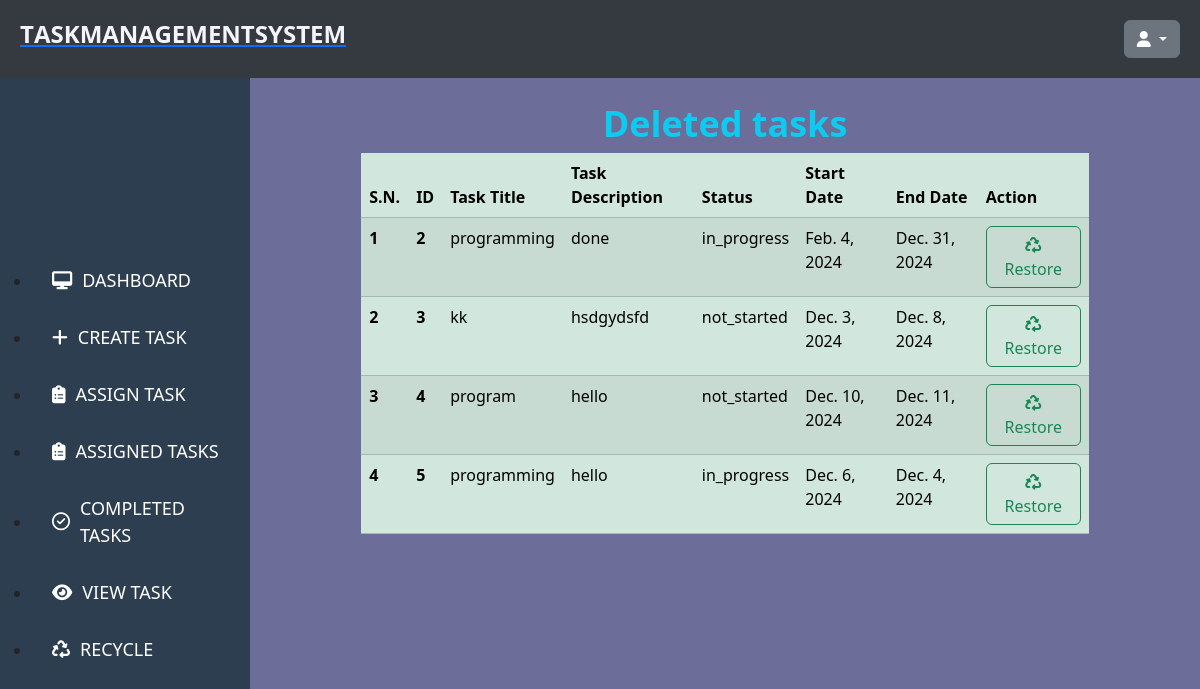
The page /recycle/ on the database its author committed.
### main/models.py (models this page shows, shortened)
class Task(models.Model):
    STATUS_CHOICES =[
    ('not_started','Not started'),
    ('in_progress','In progress'),
    ('completed','Completed'),
]
    user = models.ForeignKey(User, on_delete=models.CASCADE, null=True)
    title = models.CharField(max_length=50)
    description=models.TextField()
    start_date=models.DateField(null=True, blank=True)
    end_date=models.DateField(null=True, blank=True)
    status=models.CharField(max_length=20,choices=STATUS_CHOICES,default='not_started')
    is_deleted = models.BooleanField(default=False)
    delete_time = models.DateTimeField(null=True)
    is_completed = models.BooleanField(default=False)

### main/views.py (the view)
# urls.py: path("recycle/", recycle, name="recycle"),
def recycle(request):
    data=Task.objects.filter(is_deleted=True)
    return render(request,'main/recycle.html',{'data':data})

### main/templates/main/recycle.html (shortened to what this page needs)
{% extends 'base.html' %}
{% load static %}
{% block content %}
<div class="container-fluid w-60">
    <div class="row">
        <div class="col-10 mx-auto">
            <h1 class="text-center text-info fw-bolder">Deleted tasks</h1>
            <table class="table table-success table-striped ">
                <thead>
                    <tr>
                        <th class="col">S.N.</th>
                        <th scope="col">ID</th>
                        <th scope="col">Task Title</th>
                        <th scope="col">Task Description</th>
                        <th scope="col">Status</th>
                        <th scope="col">Start Date</th>
                        <th scope="col">End Date</th>
                        <th scope="col">Action</th>
                    </tr>
                </thead>
                <tbody>
                    {% if data %}
                    {% for i in data %}
                    <tr>
                        <th>{{ forloop.counter }}</th>
                        <th scope="row">{{ i.id }}</th>
                        <td>{{ i.title }}</td>
                        <td>{{ i.description }}</td>
                        <td>{{ i.status }}</td>
                        <td>{{ i.start_date }}</td>
                        <td>{{ i.end_date }}</td>
                        <td>
                            <button class="btn btn-outline-success" data-bs-toggle="modal"
                                data-bs-target="#modals-{{i.id}}" data-bs-title="Mark as Complete"
                                data-bs-placement="top">
                                <i class="fa-solid fa-recycle"></i> Restore
                            </button>
                        </td>
                    </tr>
                    {% endfor %}
                    {% else %}
                    <tr>
                        <td colspan="8" class="text-center bg-secondary text-white">No tasks available.</td>
                    </tr>
                    {% endif %}
                </tbody>
            </table>
        </div>
    </div>
    {% endblock content %}

### main/static/css/style.css (style rules this page uses)
body { font-family: Arial, sans-serif; background-color: #f4f4f9; margin: 0; padding: 0; }
.content h1 { font-size: 36px; color: #333; }
.row { display: flex; justify-content: space-between; gap: 30px; }

### rows shown on the page
Task: id "2", title "programming", description "done", status "in_progress", start_date "Feb. 4, 2024", end_date "Dec. 31, 2024"
Task: id "3", title "kk", description "hsdgydsfd", status "not_started", start_date "Dec. 3, 2024", end_date "Dec. 8, 2024"
Task: id "4", title "program", description "hello", status "not_started", start_date "Dec. 10, 2024", end_date "Dec. 11, 2024"
Task: id "5", title "programming", description "hello", status "in_progress", start_date "Dec. 6, 2024", end_date "Dec. 4, 2024"
